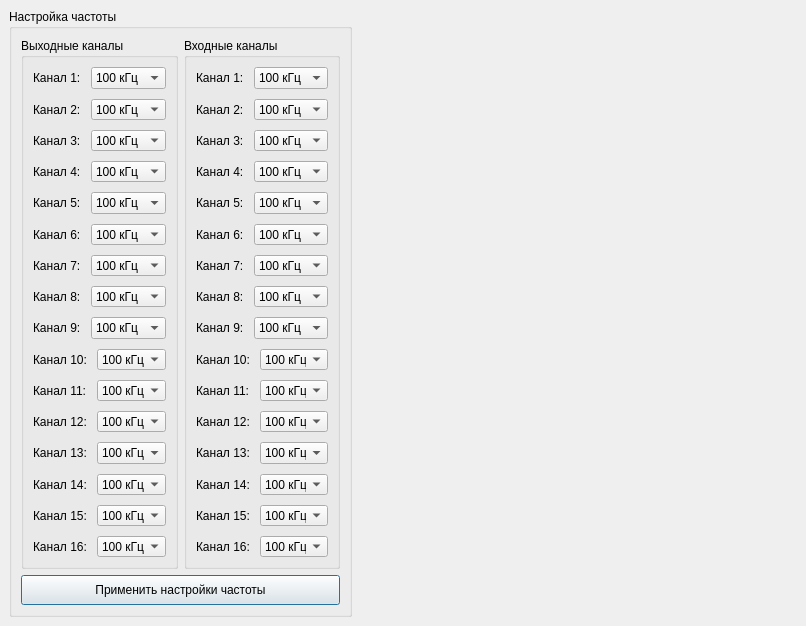
<?xml version="1.0" encoding="UTF-8"?>
<ui version="4.0">
 <class>ConfiguringNewConnectionWithElcus</class>
 <widget class="QDialog" name="ConfiguringNewConnectionWithElcus">
  <property name="enabled">
   <bool>true</bool>
  </property>
  <property name="geometry">
   <rect>
    <x>0</x>
    <y>0</y>
    <width>806</width>
    <height>626</height>
   </rect>
  </property>
  <property name="windowTitle">
   <string>Настройка каналов</string>
  </property>
  <widget class="QGroupBox" name="gB_settingFreeq">
   <property name="enabled">
    <bool>true</bool>
   </property>
   <property name="geometry">
    <rect>
     <x>9</x>
     <y>9</y>
     <width>343</width>
     <height>608</height>
    </rect>
   </property>
   <property name="title">
    <string>Настройка частоты</string>
   </property>
   <property name="checkable">
    <bool>false</bool>
   </property>
   <layout class="QGridLayout" name="gridLayout_7">
    <item row="0" column="0">
     <layout class="QHBoxLayout" name="horizontalLayout_51">
      <item>
       <widget class="QGroupBox" name="gB_settingFreeq_outputs">
        <property name="enabled">
         <bool>true</bool>
        </property>
        <property name="title">
         <string>Выходные каналы</string>
        </property>
        <layout class="QGridLayout" name="gridLayout_5">
         <item row="0" column="0">
          <layout class="QVBoxLayout" name="verticalLayout_2">
           <property name="spacing">
            <number>10</number>
           </property>
           <item>
            <layout class="QHBoxLayout" name="hLayout_i_ch1">
             <item>
              <widget class="QLabel" name="l_ch_1">
               <property name="text">
                <string>Канал 1:</string>
               </property>
              </widget>
             </item>
             <item>
              <widget class="QComboBox" name="cmbB_freeq_o_ch_1">
               <property name="currentIndex">
                <number>3</number>
               </property>
               <item>
                <property name="text">
                 <string>Выкл.</string>
                </property>
               </item>
               <item>
                <property name="text">
                 <string>12.5 кГц</string>
                </property>
               </item>
               <item>
                <property name="text">
                 <string>50 кГц</string>
                </property>
               </item>
               <item>
                <property name="text">
                 <string>100 кГц</string>
                </property>
               </item>
              </widget>
             </item>
            </layout>
           </item>
           <item>
            <layout class="QHBoxLayout" name="hLayout_i_ch2">
             <item>
              <widget class="QLabel" name="l_ch_2">
               <property name="text">
                <string>Канал 2:</string>
               </property>
              </widget>
             </item>
             <item>
              <widget class="QComboBox" name="cmbB_freeq_o_ch_2">
               <property name="currentIndex">
                <number>3</number>
               </property>
               <item>
                <property name="text">
                 <string>Выкл.</string>
                </property>
               </item>
               <item>
                <property name="text">
                 <string>12.5 кГц</string>
                </property>
               </item>
               <item>
                <property name="text">
                 <string>50 кГц</string>
                </property>
               </item>
               <item>
                <property name="text">
                 <string>100 кГц</string>
                </property>
               </item>
              </widget>
             </item>
            </layout>
           </item>
           <item>
            <layout class="QHBoxLayout" name="hLayout_i_ch3">
             <item>
              <widget class="QLabel" name="l_ch_3">
               <property name="text">
                <string>Канал 3:</string>
               </property>
              </widget>
             </item>
             <item>
              <widget class="QComboBox" name="cmbB_freeq_o_ch_3">
               <property name="currentIndex">
                <number>3</number>
               </property>
               <item>
                <property name="text">
                 <string>Выкл.</string>
                </property>
               </item>
               <item>
                <property name="text">
                 <string>12.5 кГц</string>
                </property>
               </item>
               <item>
                <property name="text">
                 <string>50 кГц</string>
                </property>
               </item>
               <item>
                <property name="text">
                 <string>100 кГц</string>
                </property>
               </item>
              </widget>
             </item>
            </layout>
           </item>
           <item>
            <layout class="QHBoxLayout" name="hLayout_i_ch4">
             <item>
              <widget class="QLabel" name="l_ch_4">
               <property name="text">
                <string>Канал 4:</string>
               </property>
              </widget>
             </item>
             <item>
              <widget class="QComboBox" name="cmbB_freeq_o_ch_4">
               <property name="currentIndex">
                <number>3</number>
               </property>
               <item>
                <property name="text">
                 <string>Выкл.</string>
                </property>
               </item>
               <item>
                <property name="text">
                 <string>12.5 кГц</string>
                </property>
               </item>
               <item>
                <property name="text">
                 <string>50 кГц</string>
                </property>
               </item>
               <item>
                <property name="text">
                 <string>100 кГц</string>
                </property>
               </item>
              </widget>
             </item>
            </layout>
           </item>
           <item>
            <layout class="QHBoxLayout" name="hLayout_i_ch5">
             <item>
              <widget class="QLabel" name="l_ch_5">
               <property name="text">
                <string>Канал 5:</string>
               </property>
              </widget>
             </item>
             <item>
              <widget class="QComboBox" name="cmbB_freeq_o_ch_5">
               <property name="currentIndex">
                <number>3</number>
               </property>
               <item>
                <property name="text">
                 <string>Выкл.</string>
                </property>
               </item>
               <item>
                <property name="text">
                 <string>12.5 кГц</string>
                </property>
               </item>
               <item>
                <property name="text">
                 <string>50 кГц</string>
                </property>
               </item>
               <item>
                <property name="text">
                 <string>100 кГц</string>
                </property>
               </item>
              </widget>
             </item>
            </layout>
           </item>
           <item>
            <layout class="QHBoxLayout" name="hLayout_i_ch6">
             <item>
              <widget class="QLabel" name="l_ch_6">
               <property name="text">
                <string>Канал 6:</string>
               </property>
              </widget>
             </item>
             <item>
              <widget class="QComboBox" name="cmbB_freeq_o_ch_6">
               <property name="currentIndex">
                <number>3</number>
               </property>
               <item>
                <property name="text">
                 <string>Выкл.</string>
                </property>
               </item>
               <item>
                <property name="text">
                 <string>12.5 кГц</string>
                </property>
               </item>
               <item>
                <property name="text">
                 <string>50 кГц</string>
                </property>
               </item>
               <item>
                <property name="text">
                 <string>100 кГц</string>
                </property>
               </item>
              </widget>
             </item>
            </layout>
           </item>
           <item>
            <layout class="QHBoxLayout" name="hLayout_i_ch7">
             <item>
              <widget class="QLabel" name="l_ch_7">
               <property name="text">
                <string>Канал 7:</string>
               </property>
              </widget>
             </item>
             <item>
              <widget class="QComboBox" name="cmbB_freeq_o_ch_7">
               <property name="currentIndex">
                <number>3</number>
               </property>
               <item>
                <property name="text">
                 <string>Выкл.</string>
                </property>
               </item>
               <item>
                <property name="text">
                 <string>12.5 кГц</string>
                </property>
               </item>
               <item>
                <property name="text">
                 <string>50 кГц</string>
                </property>
               </item>
               <item>
                <property name="text">
                 <string>100 кГц</string>
                </property>
               </item>
              </widget>
             </item>
            </layout>
           </item>
           <item>
            <layout class="QHBoxLayout" name="hLayout_i_ch8">
             <item>
              <widget class="QLabel" name="l_ch_8">
               <property name="text">
                <string>Канал 8:</string>
               </property>
              </widget>
             </item>
             <item>
              <widget class="QComboBox" name="cmbB_freeq_o_ch_8">
               <property name="currentIndex">
                <number>3</number>
               </property>
               <item>
                <property name="text">
                 <string>Выкл.</string>
                </property>
               </item>
               <item>
                <property name="text">
                 <string>12.5 кГц</string>
                </property>
               </item>
               <item>
                <property name="text">
                 <string>50 кГц</string>
                </property>
               </item>
               <item>
                <property name="text">
                 <string>100 кГц</string>
                </property>
               </item>
              </widget>
             </item>
            </layout>
           </item>
           <item>
            <layout class="QHBoxLayout" name="hLayout_i_ch9">
             <item>
              <widget class="QLabel" name="l_ch_9">
               <property name="text">
                <string>Канал 9:</string>
               </property>
              </widget>
             </item>
             <item>
              <widget class="QComboBox" name="cmbB_freeq_o_ch_9">
               <property name="currentIndex">
                <number>3</number>
               </property>
               <item>
                <property name="text">
                 <string>Выкл.</string>
                </property>
               </item>
               <item>
                <property name="text">
                 <string>12.5 кГц</string>
                </property>
               </item>
               <item>
                <property name="text">
                 <string>50 кГц</string>
                </property>
               </item>
               <item>
                <property name="text">
                 <string>100 кГц</string>
                </property>
               </item>
              </widget>
             </item>
            </layout>
           </item>
           <item>
            <layout class="QHBoxLayout" name="hLayout_i_ch10">
             <item>
              <widget class="QLabel" name="l_ch_10">
               <property name="text">
                <string>Канал 10:</string>
               </property>
              </widget>
             </item>
             <item>
              <widget class="QComboBox" name="cmbB_freeq_o_ch_10">
               <property name="currentIndex">
                <number>3</number>
               </property>
               <item>
                <property name="text">
                 <string>Выкл.</string>
                </property>
               </item>
               <item>
                <property name="text">
                 <string>12.5 кГц</string>
                </property>
               </item>
               <item>
                <property name="text">
                 <string>50 кГц</string>
                </property>
               </item>
               <item>
                <property name="text">
                 <string>100 кГц</string>
                </property>
               </item>
              </widget>
             </item>
            </layout>
           </item>
           <item>
            <layout class="QHBoxLayout" name="hLayout_i_ch11">
             <item>
              <widget class="QLabel" name="l_ch_11">
               <property name="text">
                <string>Канал 11:</string>
               </property>
              </widget>
             </item>
             <item>
              <widget class="QComboBox" name="cmbB_freeq_o_ch_11">
               <property name="currentIndex">
                <number>3</number>
               </property>
               <item>
                <property name="text">
                 <string>Выкл.</string>
                </property>
               </item>
               <item>
                <property name="text">
                 <string>12.5 кГц</string>
                </property>
               </item>
               <item>
                <property name="text">
                 <string>50 кГц</string>
                </property>
               </item>
               <item>
                <property name="text">
                 <string>100 кГц</string>
                </property>
               </item>
              </widget>
             </item>
            </layout>
           </item>
           <item>
            <layout class="QHBoxLayout" name="hLayout_i_ch12">
             <item>
              <widget class="QLabel" name="l_ch_12">
               <property name="text">
                <string>Канал 12:</string>
               </property>
              </widget>
             </item>
             <item>
              <widget class="QComboBox" name="cmbB_freeq_o_ch_12">
               <property name="currentIndex">
                <number>3</number>
               </property>
               <item>
                <property name="text">
                 <string>Выкл.</string>
                </property>
               </item>
               <item>
                <property name="text">
                 <string>12.5 кГц</string>
                </property>
               </item>
               <item>
                <property name="text">
                 <string>50 кГц</string>
                </property>
               </item>
               <item>
                <property name="text">
                 <string>100 кГц</string>
                </property>
               </item>
              </widget>
             </item>
            </layout>
           </item>
           <item>
            <layout class="QHBoxLayout" name="hLayout_i_ch13">
             <item>
              <widget class="QLabel" name="l_ch_13">
               <property name="text">
                <string>Канал 13:</string>
               </property>
              </widget>
             </item>
             <item>
              <widget class="QComboBox" name="cmbB_freeq_o_ch_13">
               <property name="currentIndex">
                <number>3</number>
               </property>
               <item>
                <property name="text">
                 <string>Выкл.</string>
                </property>
               </item>
               <item>
                <property name="text">
                 <string>12.5 кГц</string>
                </property>
               </item>
               <item>
                <property name="text">
                 <string>50 кГц</string>
                </property>
               </item>
               <item>
                <property name="text">
                 <string>100 кГц</string>
                </property>
               </item>
              </widget>
             </item>
            </layout>
           </item>
           <item>
            <layout class="QHBoxLayout" name="hLayout_i_ch14">
             <item>
              <widget class="QLabel" name="l_ch_14">
               <property name="text">
                <string>Канал 14:</string>
               </property>
              </widget>
             </item>
             <item>
              <widget class="QComboBox" name="cmbB_freeq_o_ch_14">
               <property name="currentIndex">
                <number>3</number>
               </property>
               <item>
                <property name="text">
                 <string>Выкл.</string>
                </property>
               </item>
               <item>
                <property name="text">
                 <string>12.5 кГц</string>
                </property>
               </item>
               <item>
                <property name="text">
                 <string>50 кГц</string>
                </property>
               </item>
               <item>
                <property name="text">
                 <string>100 кГц</string>
                </property>
               </item>
              </widget>
             </item>
            </layout>
           </item>
           <item>
            <layout class="QHBoxLayout" name="hLayout_i_ch15">
             <item>
              <widget class="QLabel" name="l_ch_15">
               <property name="text">
                <string>Канал 15:</string>
               </property>
              </widget>
             </item>
             <item>
              <widget class="QComboBox" name="cmbB_freeq_o_ch_15">
               <property name="currentIndex">
                <number>3</number>
               </property>
               <item>
                <property name="text">
                 <string>Выкл.</string>
                </property>
               </item>
               <item>
                <property name="text">
                 <string>12.5 кГц</string>
                </property>
               </item>
               <item>
                <property name="text">
                 <string>50 кГц</string>
                </property>
               </item>
               <item>
                <property name="text">
                 <string>100 кГц</string>
                </property>
               </item>
              </widget>
             </item>
            </layout>
           </item>
           <item>
            <layout class="QHBoxLayout" name="hLayout_i_ch16">
             <item>
              <widget class="QLabel" name="l_ch_16">
               <property name="text">
                <string>Канал 16:</string>
               </property>
              </widget>
             </item>
             <item>
              <widget class="QComboBox" name="cmbB_freeq_o_ch_16">
               <property name="currentIndex">
                <number>3</number>
               </property>
               <item>
                <property name="text">
                 <string>Выкл.</string>
                </property>
               </item>
               <item>
                <property name="text">
                 <string>12.5 кГц</string>
                </property>
               </item>
               <item>
                <property name="text">
                 <string>50 кГц</string>
                </property>
               </item>
               <item>
                <property name="text">
                 <string>100 кГц</string>
                </property>
               </item>
              </widget>
             </item>
            </layout>
           </item>
          </layout>
         </item>
        </layout>
       </widget>
      </item>
      <item>
       <widget class="QGroupBox" name="gB_settingFreeq_inputs">
        <property name="enabled">
         <bool>true</bool>
        </property>
        <property name="title">
         <string>Входные каналы</string>
        </property>
        <layout class="QGridLayout" name="gridLayout_6">
         <item row="0" column="0">
          <layout class="QVBoxLayout" name="verticalLayout_3">
           <property name="spacing">
            <number>10</number>
           </property>
           <item>
            <layout class="QHBoxLayout" name="hLayout_o_ch1">
             <item>
              <widget class="QLabel" name="l_ch_17">
               <property name="text">
                <string>Канал 1:</string>
               </property>
              </widget>
             </item>
             <item>
              <widget class="QComboBox" name="cmbB_freeq_i_ch_1">
               <property name="currentIndex">
                <number>3</number>
               </property>
               <item>
                <property name="text">
                 <string>Выкл.</string>
                </property>
               </item>
               <item>
                <property name="text">
                 <string>11-14.5 КГц</string>
                </property>
               </item>
               <item>
                <property name="text">
                 <string>36-60 кГц</string>
                </property>
               </item>
               <item>
                <property name="text">
                 <string>100 кГц</string>
                </property>
               </item>
              </widget>
             </item>
            </layout>
           </item>
           <item>
            <layout class="QHBoxLayout" name="hLayout_o_ch2">
             <item>
              <widget class="QLabel" name="l_ch_18">
               <property name="text">
                <string>Канал 2:</string>
               </property>
              </widget>
             </item>
             <item>
              <widget class="QComboBox" name="cmbB_freeq_i_ch_2">
               <property name="currentIndex">
                <number>3</number>
               </property>
               <item>
                <property name="text">
                 <string>Выкл.</string>
                </property>
               </item>
               <item>
                <property name="text">
                 <string>11-14.5 КГц</string>
                </property>
               </item>
               <item>
                <property name="text">
                 <string>36-60 кГц</string>
                </property>
               </item>
               <item>
                <property name="text">
                 <string>100 кГц</string>
                </property>
               </item>
              </widget>
             </item>
            </layout>
           </item>
           <item>
            <layout class="QHBoxLayout" name="hLayout_o_ch3">
             <item>
              <widget class="QLabel" name="l_ch_19">
               <property name="text">
                <string>Канал 3:</string>
               </property>
              </widget>
             </item>
             <item>
              <widget class="QComboBox" name="cmbB_freeq_i_ch_3">
               <property name="currentIndex">
                <number>3</number>
               </property>
               <item>
                <property name="text">
                 <string>Выкл.</string>
                </property>
               </item>
               <item>
                <property name="text">
                 <string>11-14.5 КГц</string>
                </property>
               </item>
               <item>
                <property name="text">
                 <string>36-60 кГц</string>
                </property>
               </item>
               <item>
                <property name="text">
                 <string>100 кГц</string>
                </property>
               </item>
              </widget>
             </item>
            </layout>
           </item>
           <item>
            <layout class="QHBoxLayout" name="hLayout_o_ch4">
             <item>
              <widget class="QLabel" name="l_ch_20">
               <property name="text">
                <string>Канал 4:</string>
               </property>
              </widget>
             </item>
             <item>
              <widget class="QComboBox" name="cmbB_freeq_i_ch_4">
               <property name="currentIndex">
                <number>3</number>
               </property>
               <item>
                <property name="text">
                 <string>Выкл.</string>
                </property>
               </item>
               <item>
                <property name="text">
                 <string>11-14.5 КГц</string>
                </property>
               </item>
               <item>
                <property name="text">
                 <string>36-60 кГц</string>
                </property>
               </item>
               <item>
                <property name="text">
                 <string>100 кГц</string>
                </property>
               </item>
              </widget>
             </item>
            </layout>
           </item>
           <item>
            <layout class="QHBoxLayout" name="hLayout_o_ch5">
             <item>
              <widget class="QLabel" name="l_ch_21">
               <property name="text">
                <string>Канал 5:</string>
               </property>
              </widget>
             </item>
             <item>
              <widget class="QComboBox" name="cmbB_freeq_i_ch_5">
               <property name="currentIndex">
                <number>3</number>
               </property>
               <item>
                <property name="text">
                 <string>Выкл.</string>
                </property>
               </item>
               <item>
                <property name="text">
                 <string>11-14.5 КГц</string>
                </property>
               </item>
               <item>
                <property name="text">
                 <string>36-60 кГц</string>
                </property>
               </item>
               <item>
                <property name="text">
                 <string>100 кГц</string>
                </property>
               </item>
              </widget>
             </item>
            </layout>
           </item>
           <item>
            <layout class="QHBoxLayout" name="hLayout_o_ch6">
             <item>
              <widget class="QLabel" name="l_ch_22">
               <property name="text">
                <string>Канал 6:</string>
               </property>
              </widget>
             </item>
             <item>
              <widget class="QComboBox" name="cmbB_freeq_i_ch_6">
               <property name="currentIndex">
                <number>3</number>
               </property>
               <item>
                <property name="text">
                 <string>Выкл.</string>
                </property>
               </item>
               <item>
                <property name="text">
                 <string>11-14.5 КГц</string>
                </property>
               </item>
               <item>
                <property name="text">
                 <string>36-60 кГц</string>
                </property>
               </item>
               <item>
                <property name="text">
                 <string>100 кГц</string>
                </property>
               </item>
              </widget>
             </item>
            </layout>
           </item>
           <item>
            <layout class="QHBoxLayout" name="hLayout_o_ch7">
             <item>
              <widget class="QLabel" name="l_ch_23">
               <property name="text">
                <string>Канал 7:</string>
               </property>
              </widget>
             </item>
             <item>
              <widget class="QComboBox" name="cmbB_freeq_i_ch_7">
               <property name="currentIndex">
                <number>3</number>
               </property>
               <item>
                <property name="text">
                 <string>Выкл.</string>
                </property>
               </item>
               <item>
                <property name="text">
                 <string>11-14.5 КГц</string>
                </property>
               </item>
               <item>
                <property name="text">
                 <string>36-60 кГц</string>
                </property>
               </item>
               <item>
                <property name="text">
                 <string>100 кГц</string>
                </property>
               </item>
              </widget>
             </item>
            </layout>
           </item>
           <item>
            <layout class="QHBoxLayout" name="hLayout_o_ch8">
             <item>
              <widget class="QLabel" name="l_ch_24">
               <property name="text">
                <string>Канал 8:</string>
               </property>
              </widget>
             </item>
             <item>
              <widget class="QComboBox" name="cmbB_freeq_i_ch_8">
               <property name="currentIndex">
                <number>3</number>
               </property>
               <item>
                <property name="text">
                 <string>Выкл.</string>
                </property>
               </item>
               <item>
                <property name="text">
                 <string>11-14.5 КГц</string>
                </property>
               </item>
               <item>
                <property name="text">
                 <string>36-60 кГц</string>
                </property>
               </item>
               <item>
                <property name="text">
                 <string>100 кГц</string>
                </property>
               </item>
              </widget>
             </item>
            </layout>
           </item>
           <item>
            <layout class="QHBoxLayout" name="hLayout_o_ch9">
             <item>
              <widget class="QLabel" name="l_ch_25">
               <property name="text">
                <string>Канал 9:</string>
               </property>
              </widget>
             </item>
             <item>
              <widget class="QComboBox" name="cmbB_freeq_i_ch_9">
               <property name="currentIndex">
                <number>3</number>
               </property>
               <item>
                <property name="text">
                 <string>Выкл.</string>
                </property>
               </item>
               <item>
                <property name="text">
                 <string>11-14.5 КГц</string>
                </property>
               </item>
               <item>
                <property name="text">
                 <string>36-60 кГц</string>
                </property>
               </item>
               <item>
                <property name="text">
                 <string>100 кГц</string>
                </property>
               </item>
              </widget>
             </item>
            </layout>
           </item>
           <item>
            <layout class="QHBoxLayout" name="hLayout_o_ch10">
             <item>
              <widget class="QLabel" name="l_ch_26">
               <property name="text">
                <string>Канал 10:</string>
               </property>
              </widget>
             </item>
             <item>
              <widget class="QComboBox" name="cmbB_freeq_i_ch_10">
               <property name="currentIndex">
                <number>3</number>
               </property>
               <item>
                <property name="text">
                 <string>Выкл.</string>
                </property>
               </item>
               <item>
                <property name="text">
                 <string>11-14.5 КГц</string>
                </property>
               </item>
               <item>
                <property name="text">
                 <string>36-60 кГц</string>
                </property>
               </item>
               <item>
                <property name="text">
                 <string>100 кГц</string>
                </property>
               </item>
              </widget>
             </item>
            </layout>
           </item>
           <item>
            <layout class="QHBoxLayout" name="hLayout_o_ch11">
             <item>
              <widget class="QLabel" name="l_ch_27">
               <property name="text">
                <string>Канал 11:</string>
               </property>
              </widget>
             </item>
             <item>
              <widget class="QComboBox" name="cmbB_freeq_i_ch_11">
               <property name="currentIndex">
                <number>3</number>
               </property>
               <item>
                <property name="text">
                 <string>Выкл.</string>
                </property>
               </item>
               <item>
                <property name="text">
                 <string>11-14.5 КГц</string>
                </property>
               </item>
               <item>
                <property name="text">
                 <string>36-60 кГц</string>
                </property>
               </item>
               <item>
                <property name="text">
                 <string>100 кГц</string>
                </property>
               </item>
              </widget>
             </item>
            </layout>
           </item>
           <item>
            <layout class="QHBoxLayout" name="hLayout_o_ch12">
             <item>
              <widget class="QLabel" name="l_ch_28">
               <property name="text">
                <string>Канал 12:</string>
               </property>
              </widget>
             </item>
             <item>
              <widget class="QComboBox" name="cmbB_freeq_i_ch_12">
               <property name="currentIndex">
                <number>3</number>
               </property>
               <item>
                <property name="text">
                 <string>Выкл.</string>
                </property>
               </item>
               <item>
                <property name="text">
                 <string>11-14.5 КГц</string>
                </property>
               </item>
               <item>
                <property name="text">
                 <string>36-60 кГц</string>
                </property>
               </item>
               <item>
                <property name="text">
                 <string>100 кГц</string>
                </property>
               </item>
              </widget>
             </item>
            </layout>
           </item>
           <item>
            <layout class="QHBoxLayout" name="hLayout_o_ch13">
             <item>
              <widget class="QLabel" name="l_ch_29">
               <property name="text">
                <string>Канал 13:</string>
               </property>
              </widget>
             </item>
             <item>
              <widget class="QComboBox" name="cmbB_freeq_i_ch_13">
               <property name="currentIndex">
                <number>3</number>
               </property>
               <item>
                <property name="text">
                 <string>Выкл.</string>
                </property>
               </item>
               <item>
                <property name="text">
                 <string>11-14.5 КГц</string>
                </property>
               </item>
               <item>
                <property name="text">
                 <string>36-60 кГц</string>
                </property>
               </item>
               <item>
                <property name="text">
                 <string>100 кГц</string>
                </property>
               </item>
              </widget>
             </item>
            </layout>
           </item>
           <item>
            <layout class="QHBoxLayout" name="hLayout_o_ch14">
             <item>
              <widget class="QLabel" name="l_ch_30">
               <property name="text">
                <string>Канал 14:</string>
               </property>
              </widget>
             </item>
             <item>
              <widget class="QComboBox" name="cmbB_freeq_i_ch_14">
               <property name="currentIndex">
                <number>3</number>
               </property>
               <item>
                <property name="text">
                 <string>Выкл.</string>
                </property>
               </item>
               <item>
                <property name="text">
                 <string>11-14.5 КГц</string>
                </property>
               </item>
               <item>
                <property name="text">
                 <string>36-60 кГц</string>
                </property>
               </item>
               <item>
                <property name="text">
                 <string>100 кГц</string>
                </property>
               </item>
              </widget>
             </item>
            </layout>
           </item>
           <item>
            <layout class="QHBoxLayout" name="hLayout_o_ch15">
             <item>
              <widget class="QLabel" name="l_ch_31">
               <property name="text">
                <string>Канал 15:</string>
               </property>
              </widget>
             </item>
             <item>
              <widget class="QComboBox" name="cmbB_freeq_i_ch_15">
               <property name="currentIndex">
                <number>3</number>
               </property>
               <item>
                <property name="text">
                 <string>Выкл.</string>
                </property>
               </item>
               <item>
                <property name="text">
                 <string>11-14.5 КГц</string>
                </property>
               </item>
               <item>
                <property name="text">
                 <string>36-60 кГц</string>
                </property>
               </item>
               <item>
                <property name="text">
                 <string>100 кГц</string>
                </property>
               </item>
              </widget>
             </item>
            </layout>
           </item>
           <item>
            <layout class="QHBoxLayout" name="hLayout_o_ch16">
             <item>
              <widget class="QLabel" name="l_ch_32">
               <property name="text">
                <string>Канал 16:</string>
               </property>
              </widget>
             </item>
             <item>
              <widget class="QComboBox" name="cmbB_freeq_i_ch_16">
               <property name="currentIndex">
                <number>3</number>
               </property>
               <item>
                <property name="text">
                 <string>Выкл.</string>
                </property>
               </item>
               <item>
                <property name="text">
                 <string>11-14.5 КГц</string>
                </property>
               </item>
               <item>
                <property name="text">
                 <string>36-60 кГц</string>
                </property>
               </item>
               <item>
                <property name="text">
                 <string>100 кГц</string>
                </property>
               </item>
              </widget>
             </item>
            </layout>
           </item>
          </layout>
         </item>
        </layout>
       </widget>
      </item>
     </layout>
    </item>
    <item row="2" column="0">
     <widget class="QPushButton" name="pB_applySettings">
      <property name="sizePolicy">
       <sizepolicy hsizetype="Minimum" vsizetype="Fixed">
        <horstretch>0</horstretch>
        <verstretch>0</verstretch>
       </sizepolicy>
      </property>
      <property name="minimumSize">
       <size>
        <width>0</width>
        <height>30</height>
       </size>
      </property>
      <property name="text">
       <string>Применить настройки частоты</string>
      </property>
     </widget>
    </item>
   </layout>
  </widget>
 </widget>
 <resources/>
 <connections/>
</ui>
